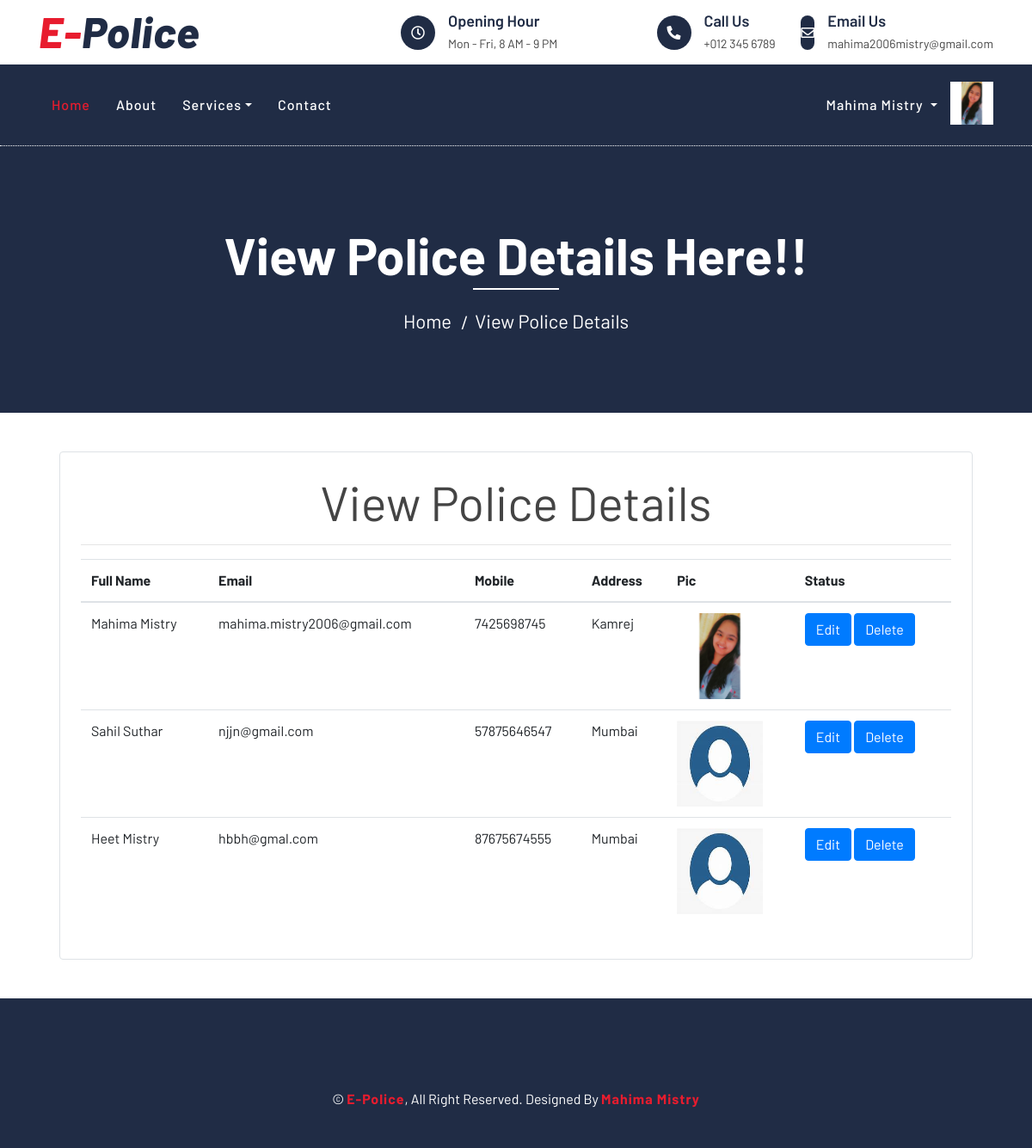
Page /view_police/ (signed in) on the committed database.
### epolice/models.py (models this page shows, shortened)
class User(models.Model):
    fname = models.CharField(max_length=50)
    lname = models.CharField(max_length=50)
    email = models.EmailField(unique=True)
    mobile = models.CharField(max_length=10)
    address = models.TextField(max_length=300)
    role = models.CharField(max_length=20,null=True,blank=True)
    password = models.CharField(max_length=50)
    pic = models.FileField(upload_to='Profile',default='profile.jpg')

### police_station/views.py (the view)
# urls.py: path('view_police/',views.view_police,name='view_police'),
def view_police(request):
    uid = User.objects.get(email=request.session['email'])
    police = User.objects.filter(role='police')
    return render(request,'view_police.html',{'uid':uid,'police':police})

### police_station/templates/view_police.html (shortened to what this page needs)
{% extends 'header.html' %}
{% load static %}
{% block content %}
<div class="page-header">
    <div class="container">
        <div class="row">
            <div class="col-12">
                <h2>View Police Details Here!!</h2>
            </div>
            <div class="col-12">
                <a href="{% url 'index' %}">Home</a>
                <a href="">View Police Details</a>
            </div>
        </div>
    </div>
</div>
<div class="container">
    <div class="border rounded p-4 m-4">
        <p class="display-4 text-center"><b>View Police Details</b></p>
        <hr>
        <table class="table">
            <thread>
                <tr>
                    <th>Full Name</th>
                    <th>Email</th>
                    <th>Mobile</th>
                    <th>Address</th>
                    <th>Pic</th>
                    <th>Status</th>
                </tr>
            </thread>
            <tbody>
                {% for one in police %}
                <tr>
                    <td>{{ one.fname }} {{ one.lname }}</td>
                    <td>{{ one.email }}</td>
                    <td>{{ one.mobile }}</td>
                    <td>{{ one.address }}</td>
                    {% if one.pic %}
                        <td>
                            <img height="100px" width="100px" src="{{ one.pic.url }}" alt="">
                        </td>
                    {% else %}
                        <td>No Image</td>
                    {% endif %}
                    <td>
                        <a href="{% url 'edit_police' one.id %}"><button class="btn btn-primary" type="button">Edit</button></a>
                        <a href="{% url 'delete_police' one.id %}"><button class="btn btn-primary" type="button">Delete</button></a>
                    </td>
                </tr>
                {% endfor %}
            </tbody>
        </table>
    </div>
</div>
{% endblock %}

### epolice/templates/header.html (shortened to what this page needs)
{% load static %}
<!DOCTYPE html>
<html lang="en">
    <head>
        <link href="https://stackpath.bootstrapcdn.com/bootstrap/4.4.1/css/bootstrap.min.css" rel="stylesheet">
        <link href="https://cdnjs.cloudflare.com/ajax/libs/font-awesome/5.10.0/css/all.min.css" rel="stylesheet">
        <link href="{% static 'lib/flaticon/font/flaticon.css' %}" rel="stylesheet">
        <link href="{% static 'lib/animate/animate.min.css' %}" rel="stylesheet">
        <link href="{% static 'lib/owlcarousel/assets/owl.carousel.min.css' %}" rel="stylesheet">
        <link href="{% static 'css/style.css' %}" rel="stylesheet">
    </head>
    <body>
        <div class="top-bar">
            <div class="container">
                <div class="row align-items-center">
                    <div class="col-lg-4 col-md-12">
                        <div class="logo">
                            <a href="{% url 'index' %}">
                                <h1>E-<span>Police</span></h1>
                            </a>
                        </div>
                    </div>
                    <div class="col-lg-8 col-md-7 d-none d-lg-block">
                        <div class="row">
                            <div class="col-4">
                                <div class="top-bar-item">
                                    <div class="top-bar-icon">
                                        <i class="far fa-clock"></i>
                                    </div>
                                    <div class="top-bar-text">
                                        <h3>Opening Hour</h3>
                                        <p>Mon - Fri, 8 AM - 9 PM</p>
                                    </div>
                                </div>
                            </div>
                            <div class="col-4">
                                <div class="top-bar-item">
                                    <div class="top-bar-icon">
                                        <i class="fa fa-phone-alt"></i>
                                    </div>
                                    <div class="top-bar-text">
                                        <h3>Call Us</h3>
                                        <p>+012 345 6789</p>
                                    </div>
                                </div>
                            </div>
                            <div class="col-4">
                                <div class="top-bar-item">
                                    <div class="top-bar-icon">
                                        <i class="far fa-envelope"></i>
                                    </div>
                                    <div class="top-bar-text">
                                        <h3>Email Us</h3>
                                        <p>mahima2006mistry@gmail.com</p>
                                    </div>
                                </div>
                            </div>
                        </div>
                    </div>
                </div>
            </div>
        </div>
        <div class="nav-bar">
            <div class="container">
                <nav class="navbar navbar-expand-lg bg-dark navbar-dark">
                    <div class="collapse navbar-collapse justify-content-between" id="navbarCollapse">
                        <div class="navbar-nav mr-auto">
                            <a href="{% url 'index' %}" class="nav-item nav-link active">Home</a>
                            <a href="{% url 'about' %}" class="nav-item nav-link">About</a>
                            {% if uid.role == 'citizen' %}
                            <div class="nav-item dropdown">
                                <a href="#" class="nav-link dropdown-toggle" data-toggle="dropdown">Services</a>
                                <div class="dropdown-menu">
                                    <a href="{% url 'add_fir' %}" class="dropdown-item">Register FIR</a>
                                    <a href="{% url 'view_fir' %}" class="dropdown-item">View FIR Status</a>
                                </div>
                            </div>
                            {% elif uid.role == 'police' %}
                            <div class="nav-item dropdown">
                                <a href="#" class="nav-link dropdown-toggle" data-toggle="dropdown">Services</a>
                            </div>
                            {% endif %}
                            {% if request.session.email %}
                            <a href="{% url 'contact' %}" class="nav-item nav-link">Contact</a>
                            {% endif %}
                        </div>
                        {% if request.session.email %}
                        <ul class="navbar-nav">
                            <li class="nav-item dropdown">
                                <a class="nav-link dropdown-toggle" id="navbarDropdown" role="button" data-toggle="dropdown" aria-haspopup="true" aria-expanded="false">
                                    {{ uid.fname }} {{ uid.lname }}
                                </a>
                            </li>
                            {% if uid.pic %}
                            <li class="nav-item">
                                <img src="{{ uid.pic.url }}" alt="" width="50px" height="50px">
                            </li>
                            {% endif %}
                          </ul>
                        {% else %}
                        <div class="ml-auto">
                            <a class="btn btn-custom" href="{% url 'login' %}">Login/Register</a>
                        </div>
                        {% endif %}
                    </div>
                </nav>
            </div>
        </div>
        {% block content %}
        {% endblock %}
        <div class="footer">
            <div class="container copyright">
                <p>&copy; <a href="{% url 'index' %}">E-Police</a>, All Right Reserved. Designed By <a href="">Mahima Mistry</a></p>
            </div>
        </div>
    </body>
</html>

### epolice/static/css/style.css (style rules this page uses)
body { color: #444444; font-weight: 400; background: #ffffff; font-family: 'Barlow', sans-serif; }
h1, h2, h3, h4, h5, h6 { color: #202C45; }
a { color: #202C45; transition: .3s; }
.top-bar { position: relative; height: 75px; display: flex; align-items: center; background: #ffffff; }
.top-bar .logo { text-align: left; overflow: hidden; }
.top-bar .logo h1 { margin: -4px 0 0 0; color: #E81C2E; font-size: 50px; line-height: 50px; font-weight: 800; letter-spacing: 1px; font-style: italic; }
.top-bar .logo h1 span { color: #202C45; }
.top-bar .top-bar-item { display: flex; align-items: center; justify-content: flex-end; }
.top-bar .top-bar-icon { width: 40px; height: 40px; display: flex; align-items: center; justify-content: center; background: #202C45; border-radius: 40px; }
.top-bar .top-bar-icon i { margin: 0; color: #ffffff; font-size: 16px; }
.top-bar .top-bar-text { padding-left: 15px; }
.top-bar .top-bar-text h3 { margin: 0 0 5px 0; font-size: 18px; font-weight: 600; }
.top-bar .top-bar-text p { margin: 0; font-size: 14px; font-weight: 400; }
.nav-bar { position: relative; background: #202C45; }
.nav-bar .navbar { padding: 20px 0; background: #202C45 !important; transition: .3s; }
.navbar-dark .navbar-nav .nav-link, .navbar-dark .navbar-nav .nav-link:focus, .navbar-dark .navbar-nav .nav-link:hover, .navbar-dark .navbar-nav .nav-link.active { color: #ffffff; padding: 15px; font-weight: 500; letter-spacing: 1px; }
.navbar-dark .navbar-nav .nav-link:hover, .navbar-dark .navbar-nav .nav-link.active { color: #E81C2E; }
.page-header { position: relative; margin-bottom: 45px; padding: 90px 0; text-align: center; background: #202C45; border-top: 1px dotted #ffffff; }
.page-header h2 { position: relative; color: #ffffff; font-size: 60px; font-weight: 700; margin-bottom: 20px; padding-bottom: 5px; }
.page-header h2::after { position: absolute; content: ""; width: 100px; height: 2px; left: calc(50% - 50px); bottom: 0; background: #ffffff; }
.page-header a { position: relative; padding: 0 12px; font-size: 22px; color: #ffffff; }
.page-header a::after { position: absolute; content: "/"; width: 8px; height: 8px; top: -2px; right: -7px; text-align: center; color: #ffffff; }
.page-header a:last-child::after { display: none; }
.footer { position: relative; margin-top: 45px; padding-top: 90px; background: #202C45; }
.footer .copyright { text-align: center; padding-top: 15px; padding-bottom: 45px; }
.footer .copyright p { margin: 0; color: #ffffff; }
.footer .copyright p a { color: #E81C2E; font-weight: 700; letter-spacing: 1px; }

### rows in the picture
User: fname "Mahima", lname "Mistry", pic (picture), email "mahima.mistry2006@gmail.com", mobile "7425698745", address "Kamrej"
User: fname "Sahil", lname "Suthar", email "njjn@gmail.com", mobile "57875646547", address "Mumbai", pic (placeholder picture)
User: fname "Heet", lname "Mistry", email "hbbh@gmal.com", mobile "87675674555", address "Mumbai", pic (placeholder picture)
